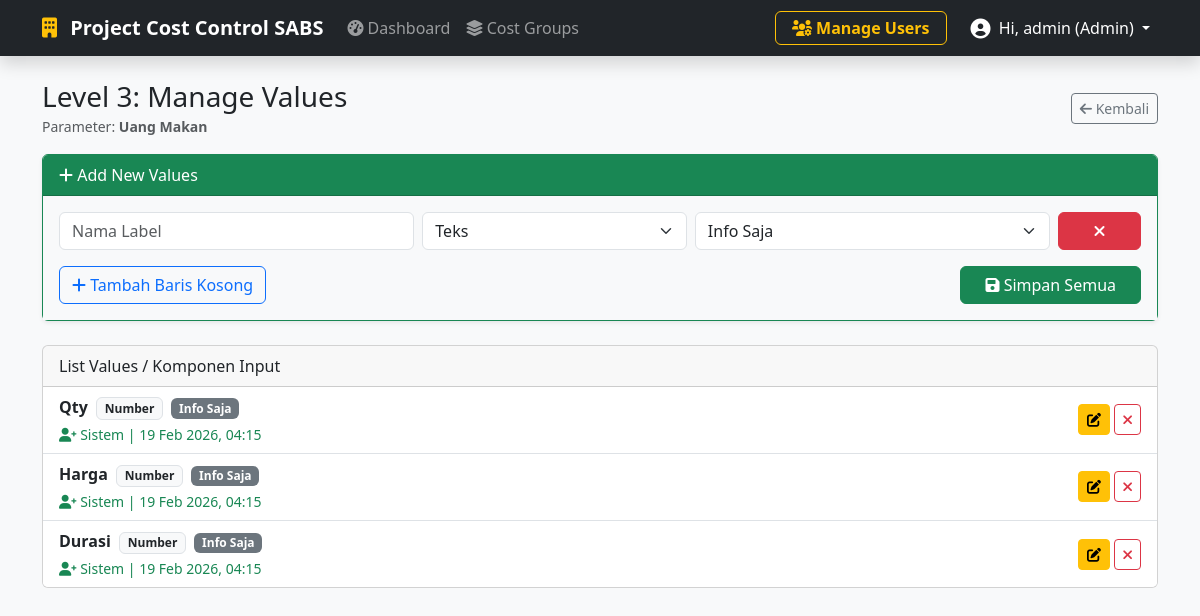
The page /manage_fields.php?id=25 (signed in) on the database its author committed.
### tables this page shows
CREATE TABLE `cost_parameters` (
  `id` int(11) NOT NULL,
  `group_id` int(11) NOT NULL,
  `parameter_name` varchar(150) NOT NULL,
  `created_by_user` varchar(100) DEFAULT 'Sistem',
  `created_at` timestamp NOT NULL DEFAULT current_timestamp(),
  `updated_by_user` varchar(100) DEFAULT NULL,
  `updated_at` timestamp NULL DEFAULT NULL
);

CREATE TABLE `parameter_fields` (
  `id` int(11) NOT NULL,
  `parameter_id` int(11) NOT NULL,
  `field_label` varchar(100) NOT NULL,
  `field_type` enum('text','number') NOT NULL,
  `field_role` enum('general','multiplier','price','extra') DEFAULT 'general',
  `created_by_user` varchar(100) DEFAULT 'Sistem',
  `created_at` timestamp NOT NULL DEFAULT current_timestamp(),
  `updated_by_user` varchar(100) DEFAULT NULL,
  `updated_at` timestamp NULL DEFAULT NULL
);

### manage_fields.php (the view, shortened to what this page needs)
<?php
require 'config.php';
require 'header.php';
$param_id = $_GET['id'] ?? 0;
$stmt = $pdo->prepare("SELECT cp.*, cg.group_name, cg.id as group_id FROM cost_parameters cp JOIN cost_groups cg ON cp.group_id = cg.id WHERE cp.id = ?");
$stmt->execute([$param_id]);
$param = $stmt->fetch();
$editData = null;
$fields = $pdo->prepare("SELECT * FROM parameter_fields WHERE parameter_id = ? ORDER BY id ASC");
$fields->execute([$param_id]);
$fieldList = $fields->fetchAll();
?>
<div class="d-flex justify-content-between align-items-center mb-3">
    <div>
        <h3 class="mb-0">Level 3: Manage Values</h3>
        <small class="text-muted">Parameter: <strong><?= htmlspecialchars($param['parameter_name']) ?></strong></small>
    </div>
    <a href="group_detail.php?id=<?= $param['group_id'] ?>" class="btn btn-outline-secondary btn-sm"><i class="fas fa-arrow-left"></i> Kembali</a>
</div>
<div class="card border-success mb-4 shadow-sm">
    <div class="card-header bg-success text-white">
        <?php echo $editData ? '<i class="fas fa-edit"></i> Edit Value' : '<i class="fas fa-plus"></i> Add New Values'; ?>
    </div>
    <div class="card-body bg-light">
        <?php if($editData): ?>
            <form method="POST" class="row g-3">
                <input type="hidden" name="edit_id" value="<?= $editData['id'] ?>">
                <div class="col-md-4">
                    <label class="form-label small fw-bold">Nama Label</label>
                    <input type="text" name="label" class="form-control" value="<?= htmlspecialchars($editData['field_label']) ?>" required style="text-transform: capitalize;">
                </div>
                <div class="col-md-3">
                    <label class="form-label small fw-bold">Tipe Input</label>
                    <select name="type" class="form-select">
                        <option value="text" <?= $editData['field_type']=='text'?'selected':'' ?>>Teks</option>
                        <option value="number" <?= $editData['field_type']=='number'?'selected':'' ?>>Angka</option>
                    </select>
                </div>
                <div class="col-md-3">
                    <label class="form-label small fw-bold">Fungsi Rumus</label>
                    <select name="role" class="form-select">
                        <option value="general" <?= $editData['field_role']=='general'?'selected':'' ?>>Info Saja</option>
                        <option value="price" <?= $editData['field_role']=='price'?'selected':'' ?>>Nominal Utama</option>
                        <option value="multiplier" <?= $editData['field_role']=='multiplier'?'selected':'' ?>>Pengali</option>
                        <option value="extra" <?= $editData['field_role']=='extra'?'selected':'' ?>>Extra</option>
                    </select>
                </div>
                <div class="col-md-2 d-flex align-items-end">
                    <button type="submit" name="save_edit_field" class="btn btn-warning w-100">Update</button>
                    <a href="manage_fields.php?id=<?= $param_id ?>" class="btn btn-secondary ms-1">Batal</a>
                </div>
            </form>
        <?php else: ?>
            <form method="POST" id="bulkForm">
                <div id="fields_container"></div>
                <div class="mt-3 d-flex justify-content-between">
                    <button type="button" class="btn btn-outline-primary" onclick="addEmptyRow()"><i class="fas fa-plus"></i> Tambah Baris Kosong</button>
                    <button type="submit" name="save_bulk_fields" class="btn btn-success px-4"><i class="fas fa-save"></i> Simpan Semua</button>
                </div>
            </form>
        <?php endif; ?>
    </div>
</div>
<div class="card">
    <div class="card-header">List Values / Komponen Input</div>
    <ul class="list-group list-group-flush">
        <?php foreach($fieldList as $f): ?>
        <li class="list-group-item d-flex justify-content-between align-items-center">
            <div>
                <strong><?= htmlspecialchars($f['field_label']) ?></strong>
                <span class="badge bg-light text-dark border ms-1"><?= ucfirst($f['field_type']) ?></span>
                <?php if($f['field_role'] == 'multiplier'): ?>
                    <span class="badge bg-danger ms-1">Pengali (x)</span>
                <?php elseif($f['field_role'] == 'price'): ?>
                    <span class="badge bg-success ms-1">Nominal Utama</span>
                <?php elseif($f['field_role'] == 'extra'): ?>
                    <span class="badge bg-info text-dark ms-1">Extra/Bonus</span>
                <?php else: ?>
                    <span class="badge bg-secondary ms-1">Info Saja</span>
                <?php endif; ?>
                <br>
                <small class="text-success d-block mt-1">
                    <i class="fas fa-user-plus"></i> <?= htmlspecialchars($f['created_by_user'] ?? 'Sistem') ?>
                    | <?= $f['created_at'] ? date('d M Y, H:i', strtotime($f['created_at'])) : '-' ?>
                </small>
            </div>
            <div>
                <a href="manage_fields.php?id=<?= $param_id ?>&edit_field=<?= $f['id'] ?>" class="btn btn-sm btn-warning"><i class="fas fa-edit"></i></a>
                <a href="manage_fields.php?id=<?= $param_id ?>&del_field=<?= $f['id'] ?>" class="btn btn-sm btn-outline-danger" onclick="return confirm('Hapus?')"><i class="fas fa-times"></i></a>
            </div>
        </li>
        <?php endforeach; ?>
    </ul>
</div>
<?php require 'footer.php'; ?>

### rows shown on the page
cost_parameters: parameter_name "Uang Makan"
parameter_fields: field_label "Qty", field_type "Number", field_role "Info Saja", created_by_user "Sistem", created_at "19 Feb 2026, 04:15"
parameter_fields: field_label "Harga", field_type "Number", field_role "Info Saja", created_by_user "Sistem", created_at "19 Feb 2026, 04:15"
parameter_fields: field_label "Durasi", field_type "Number", field_role "Info Saja", created_by_user "Sistem", created_at "19 Feb 2026, 04:15"

### other values the page prints
$_SESSION['username'] "admin"
$userRole "Admin"
